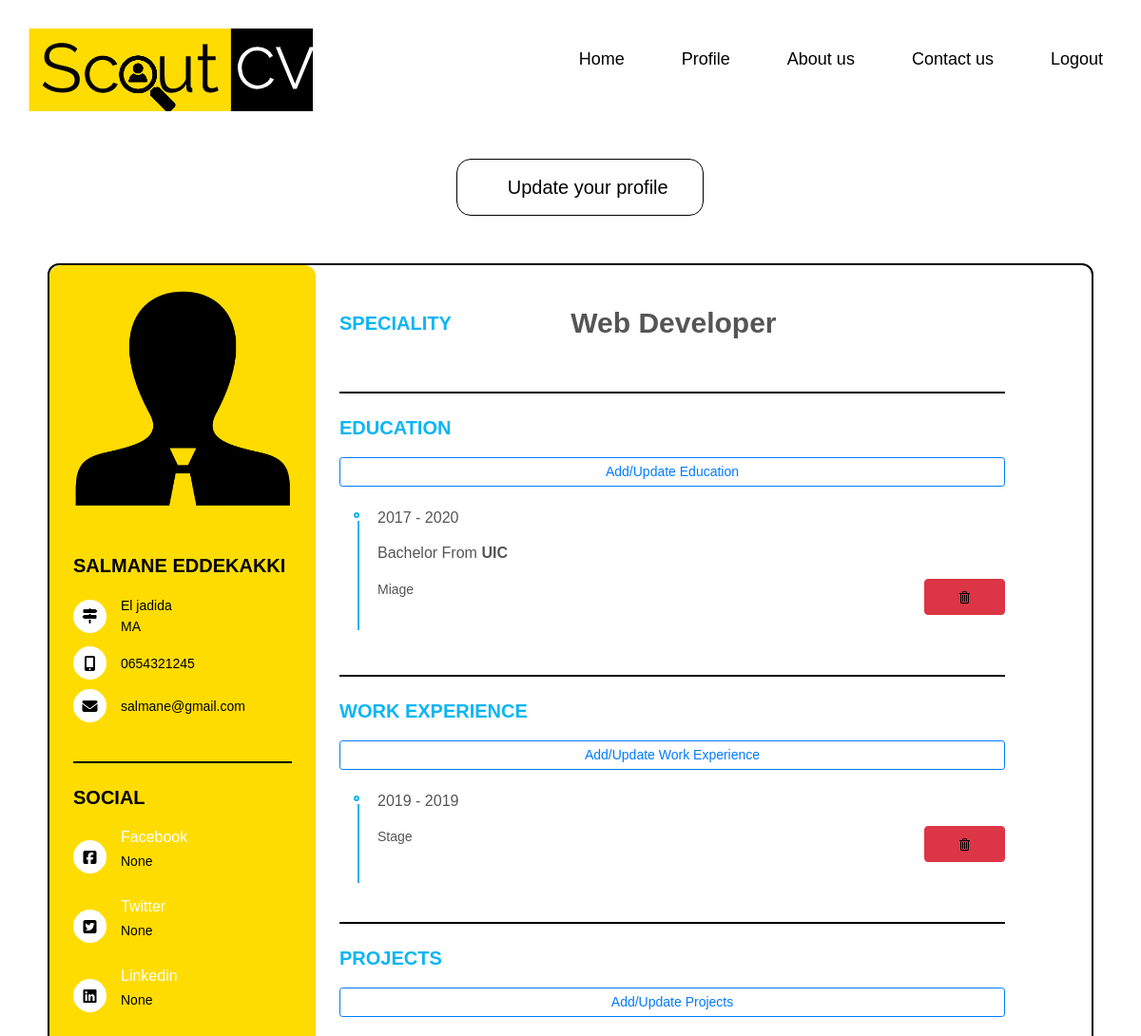
Before: /cv/ (signed in, upper part) with the older database file.
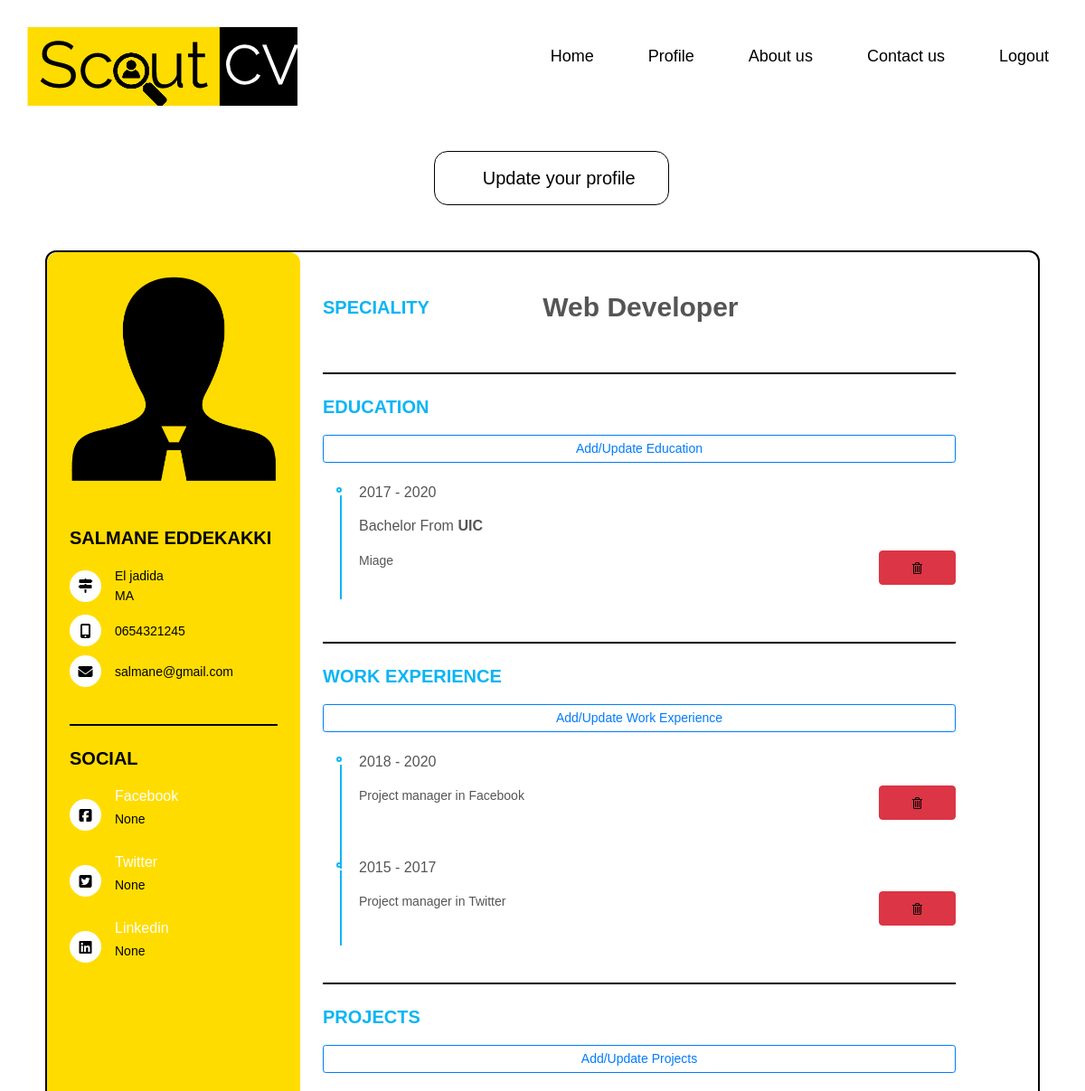
After: the same page with the newer database file.
### Candidat/models.py (models this page shows, shortened)
class Academic(models.Model):
    TYPE = (
        ('', '(Degree)'),
        ('Bachelor','Bachelor '),
        ('Master','Master'),
        ('Doctorat','Doctorat'),
    )
    profil = models.ForeignKey('Profil',on_delete=models.CASCADE ,null=True)
    annee_debut = models.IntegerField(null=True)
    annee_fin = models.IntegerField(null=True)
    ecole = models.CharField(max_length=50 ,null=True)
    type_diplome = models.CharField(max_length=20,choices=TYPE ,null=True)
    description_academic = models.TextField(null=True,blank=True)

class Experience_Pro(models.Model):
    profil = models.ForeignKey('Profil',on_delete=models.CASCADE ,null=True)
    annee_debut = models.IntegerField( null=True)
    annee_fin = models.IntegerField( null=True)
    nbr_annee = models.IntegerField(null = True , default=0)
    description_exp_pro = models.TextField(null=True,blank=True)

### Candidat/decorators.py (the view)
        def wrapper_func(request, *args, **kwargs):
            group = None
            if request.user.groups.exists():
                group = request.user.groups.all()[0].name
            if group in allowed_roles:
                return view_func(request,*args, **kwargs)
            else:
                return redirect('profilEntr')

### Candidat/views.py (called while the page is built)
@login_required(login_url='login')
@allowed_users(allowed_roles=['Candidat'])
def cv(request):
    academics = request.user.profil.academic_set.all()
    exp_pros = request.user.profil.experience_pro_set.all()
    projets = request.user.profil.projet_realise_set.all()
    certificats = request.user.profil.certificat_set.all()
    langues = request.user.profil.language_set.all()
    context={
        'academics' : academics,
        'exp_pros':exp_pros,
        'projets' :projets,
        'certificats':certificats,
        'langues' : langues
    }
    return render(request ,'candidat/profil.html',context)

### Entreprise/models.py (called while the page is built)
    def __str__(self):
        return self.poste_n

### templates/candidat/profil.html (shortened to what the changed rows need)
{% extends 'base.html' %}
{% load static %}
{% block style %}
  <link rel="stylesheet" type="text/css" href="{% static 'css/cvcss.css' %}">
{% endblock  %}
{% block content %}
<div class="pr1">
{% include 'nav-bar.html' %}
<div class="resume wow fadeInUp" data-wow-delay="0.1s">
  <div class="resume_right">
    <div class="resume_item resume_work">
        <ul>
          {% for academic in academics %}
          <li>
            <div class="date">{{ academic.annee_debut }} - {{ academic.annee_fin }}</div>
            <div class="info">
              <p class="semi-bold">{{ academic.type_diplome }} From <b>{{ academic.ecole }}</b></p>
              <div class="row">
                <div class="col-10">
                  {{ academic.description_academic }}
                </div>
                <div class="col-2">
                  <form method="POST" action="{% url 'delete_academic' academic.id %}">
                    <button class="btn btn-danger btn-block" type="submit" name="delete">
                      <img class="img-fluid" src="{% static 'images/delete.png' %}" alt="Delete">
                    </button>
                  </form>
                </div>
              </div>
            </div>
            <br>
        </li>
        {% endfor %}
        </ul>
    </div>
    <div class="resume_item resume_work">
      <ul>
        {% for exp_pro in exp_pros %}
        <li>
          <div class="date">{{ exp_pro.annee_debut }} - {{ exp_pro.annee_fin }}</div>
          <div class="info">
            <div class="row">
              <div class="col-10">
                {{ exp_pro.description_exp_pro }}
              </div>
              <div class="col-2">
                <form method="POST" action="{% url 'delete_experience_pro' exp_pro.id %}">
                  <button class="btn btn-danger btn-block" type="submit" name="delete">
                    <img class="img-fluid" src="{% static 'images/delete.png' %}" alt="Delete">
                  </button>
                </form>
              </div>
            </div>
          </div>
          <br>
        </li>
        {% endfor %}
        </ul>
    </div>
    </div>
  </div>
 </div>
  </div>
{% endblock  %}

Changed rows visible on the page:
removed Experience_Pro: annee_debut "2019", annee_fin "2019", description_exp_pro "Stage"
added Experience_Pro: annee_debut "2018", annee_fin "2020", description_exp_pro "Project manager in Facebook"
added Experience_Pro: annee_debut "2015", annee_fin "2017", description_exp_pro "Project manager in Twitter"
